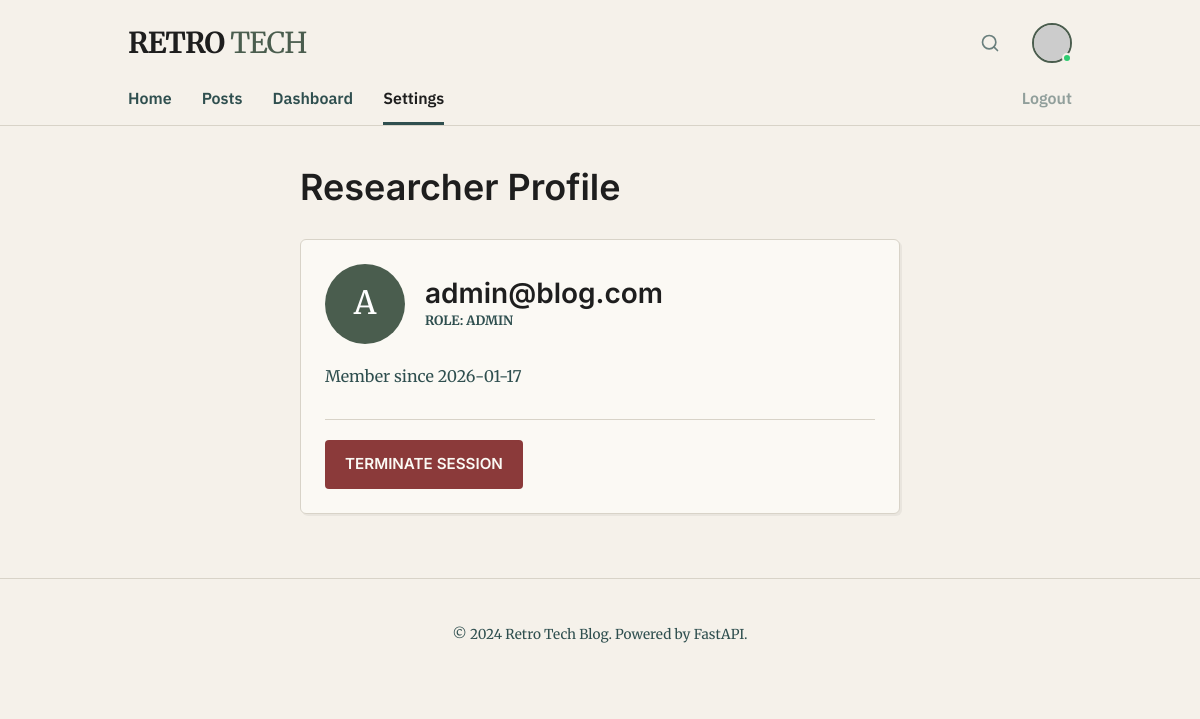
Screenshot of /profile (signed in) with the database file from the repository.
### app/models/user.py (models this page shows)
class User(Base):
    __tablename__ = "users"
    id = Column(Integer, primary_key=True, index=True)
    email = Column(String, unique=True, index=True, nullable=False)
    full_name = Column(String, nullable=True)
    hashed_password = Column(String, nullable=False)
    role = Column(String, default="user") # "admin" or "user"
    is_active = Column(Boolean, default=True)
    created_at = Column(DateTime, server_default=func.now())
    posts = relationship("Post", back_populates="author", cascade="all, delete-orphan")

### app/web/routes.py (the view)
@router.get("/profile", response_class=HTMLResponse)
async def profile(
    request: Request,
    current_user: User = Depends(deps.get_current_active_user)
):
    return templates.TemplateResponse(
        request,
        "profile.html",
        {"user": current_user}
    )

### app/templates/profile.html (shortened to what this page needs)
{% extends "base.html" %}
{% block content %}
<div style="max-width: 600px; margin: 0 auto;">
    <h1 style="margin-bottom: 30px;">Researcher Profile</h1>
    <div class="card">
        <div style="display: flex; align-items: center; margin-bottom: 20px;">
            <div style="width: 80px; height: 80px; background: var(--primary-color); border-radius: 50%; display: flex; align-items: center; justify-content: center; color: white; font-size: 2rem; margin-right: 20px;">
                {{ user.email[0].upper() }}
            </div>
            <div>
                <h2 style="margin: 0;">{{ user.email }}</h2>
                <p style="margin: 0; color: var(--secondary-color); text-transform: uppercase; font-size: 0.8rem; font-weight: 700;">Role: {{ user.role }}</p>
            </div>
        </div>
        <p style="color: var(--secondary-color);">Member since {{ user.created_at.strftime('%Y-%m-%d') }}</p>
        <div style="margin-top: 30px; border-top: 1px solid var(--border-color); padding-top: 20px;">
            <a href="/logout" class="btn btn-primary" style="background: var(--error-color);">TERMINATE SESSION</a>
        </div>
    </div>
</div>
{% endblock %}

### app/static/css/main.css (style rules this page uses)
:root { --bg-color: #F5F1EA; --text-color: #1E1E1E; --primary-color: #4A5D4E; --secondary-color: #2F4F4F; --border-color: #D8D3C8; --card-bg: #FBF9F4; --success-color: #5B7F6A; --error-color: #8B3A3A; --warning-color: #A67C52; }
* { box-sizing: border-box; }
body { background-color: var(--bg-color); color: var(--text-color); font-family: 'Merriweather', serif; line-height: 1.6; margin: 0; padding: 0; overflow-x: hidden; }
h1, h2, h3, h4, h5, h6, .ui-font { font-family: 'Inter', sans-serif; font-weight: 600; line-height: 1.2; }
h1 { font-size: 1.75rem; }
h2 { font-size: 1.5rem; }
.card { background: var(--card-bg); border: 1px solid var(--border-color); border-radius: 6px; padding: 16px; margin-bottom: 16px; box-shadow: 2px 2px 0 rgba(0,0,0,0.05); }
.btn { display: inline-flex; align-items: center; justify-content: center; padding: 12px 20px; min-height: 44px; border-radius: 4px; font-family: 'Inter', sans-serif; font-weight: 600; text-decoration: none; cursor: pointer; border: none; font-size: 0.95rem; }
.btn-primary { background: var(--primary-color); color: var(--card-bg); }
@media (min-width: 641px) { h1 { font-size: 2.25rem; } }
@media (min-width: 641px) { h2 { font-size: 1.75rem; } }
@media (min-width: 641px) { .card { padding: 24px; } }

### rows the page displays
User: email "A", email "admin@blog.com", role "ADMIN", created_at "2026-01-17"
